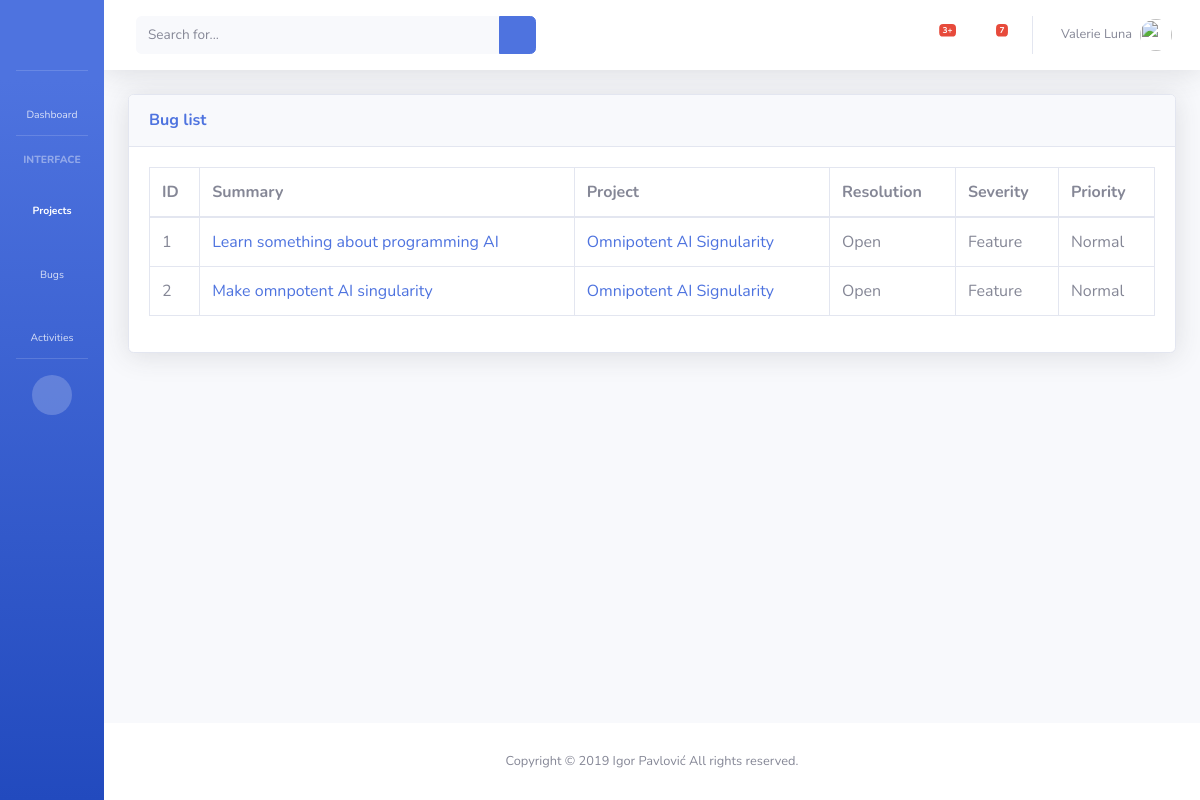
The app's page /bug/, older data.
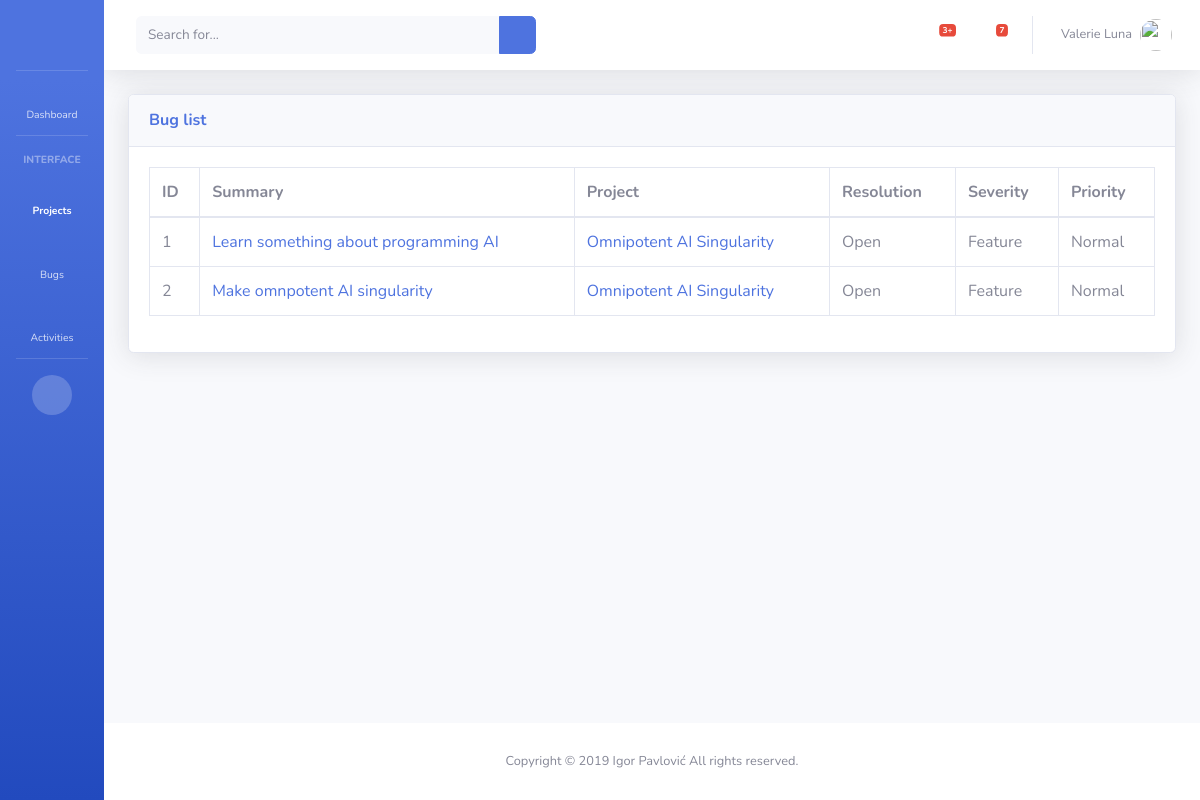
The same page, newer data.
### bug/models.py (models this page shows, shortened)
class Bug(models.Model):
    CATEGORY = [
        ('FRONT', 'Frontend'),
        ('BACK', 'Backend'),
        ('OTHER', 'Other'),
    ]
    VIEW_STATUS = [
        ('1', 'Public'),
        ('0', 'Private'),
    ]
    PRIORITY = [
        ('0', 'None'),
        ('1', 'Low'),
        ('2', 'Normal'),
        ('3', 'High'),
        ('4', 'Urgent'),
        ('5', 'Immediate'),
    ]
    RESOLUTION = [
        ('0', 'Open'),
        ('1', 'Reopened'),
        ('2', 'Unable to reproduce'),
        ('3', 'Closed'),
        ('4', 'Suspended'),
    ]
    SEVERITY = [
        ('0', 'Feature'),
        ('1', 'Trivial'),
        ('2', 'Text'),
        ('3', 'Tweak'),
        ('4', 'Minor'),
        ('5', 'Major'),
        ('6', 'Crash'),
        ('7', 'Block'),
    ]
    category     = models.CharField(max_length=10, choices=CATEGORY, default='OTHER')
    view_status  = models.CharField(max_length=1, choices=VIEW_STATUS, default='1')
    priority     = models.CharField(max_length=1, choices=PRIORITY, default='0')
    resolution   = models.CharField(max_length=1, choices=RESOLUTION, default='0')
    severity     = models.CharField(max_length=1, choices=SEVERITY, default='0')
    created_on   = models.DateTimeField(auto_now_add=True)
    updated_on   = models.DateTimeField(auto_now=True)
    author       = models.ForeignKey(settings.AUTH_USER_MODEL, null=True, on_delete=models.SET_NULL, related_name='bugs_author')
    assigned_to  = models.ForeignKey(settings.AUTH_USER_MODEL, blank=True, null=True, on_delete=models.SET_NULL, related_name="bugs_assigned_to")
    project      = models.ForeignKey(Project, on_delete=models.CASCADE, related_name="projects")
    summary      = models.CharField(max_length=120)
    description  = models.TextField(null=True, blank=True)
    objects      = BugManager()
    def get_absolute_url(self):
        return f"/bug/{self.id}"

### project/models.py (models this page shows, shortened)
class Project(models.Model):
    name         = models.CharField(max_length=70)
    description  = models.TextField()
    author       = models.ForeignKey(settings.AUTH_USER_MODEL, null=True, on_delete=models.SET_NULL, related_name='project_authors')
    created_on   = models.DateTimeField(auto_now_add=True)
    updated_on   = models.DateTimeField(auto_now=True)
    def __str__(self):
        return f"{self.name}"
    def get_absolute_url(self):
        return f"/project/{self.id}"

### bug/views.py (the view)
# urls.py: path("", list_view),
def list_view(request):
    query = app_model.objects.all()
    template = "list.html"
    context = {
                "appname_lower": appname_lower,
                "appname_caps": appname_caps,
                "page_title": f"{appname_caps} list",
                "main_content": True,
                "query": query,
                }
    return render(request, template, context)

### bug/models.py (called while the page is built)
    def get_queryset(self):
        return BugQuerySet(self.model, using=self._db)

### templates/list.html (shortened to what this page needs)
{% extends "base/content.html" %}
{% block content %}
    {% include appname_lower|add:"/list.html" %}
{% endblock %}

### bug/templates/bug/list.html (shortened to what this page needs)
        <div class="table-responsive">
          <table class="table table-bordered" id="dataTable" width="100%" cellspacing="0">
            <thead>
              <tr>
                <th>ID</th>
                <th>Summary</th>
                <th>Project</th>
                <th>Resolution</th>
                <th>Severity</th>
                <th>Priority</th>
              </tr>
            </thead>
            <tbody>
              {% for object in query %}
              <tr>
                <td>{{ object.id }}</td>
                <td><a href="{{ object.get_absolute_url }}">{{ object.summary }}</a></td>
                <td><a href="{{ object.project.get_absolute_url }}">{{ object.project }}</a></td>
                <td>{{ object.get_resolution_display }}</td>
                <td>{{ object.get_severity_display }}</td>
                <td>{{ object.get_priority_display }}</td>
              </tr>
              {% endfor %}
            </tbody>
          </table>
        </div>

Row changes from the older to the newer data that the page shows:
changed Bug "Learn something about programming AI": project "Omnipotent AI Signularity" → "Omnipotent AI Singularity"
changed through a linked row, Bug "Make omnpotent AI singularity": project "Omnipotent AI Signularity" → "Omnipotent AI Singularity"
